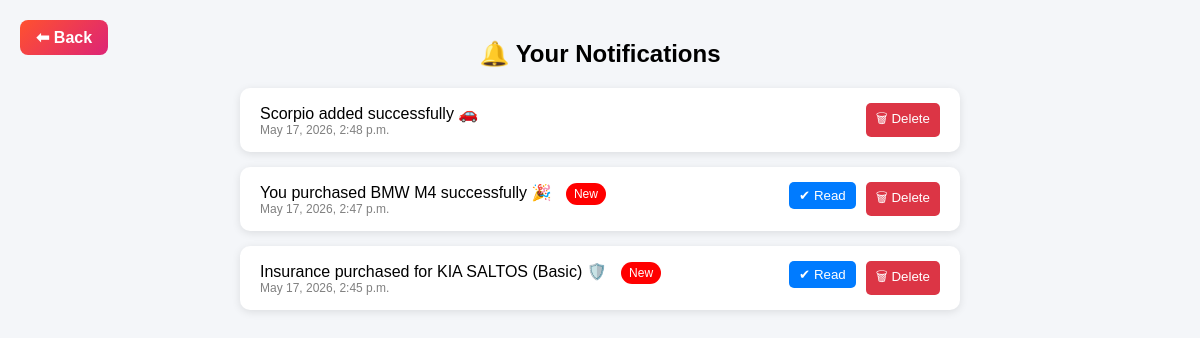
Page /core/notifications/ (signed in) on the earlier database version.
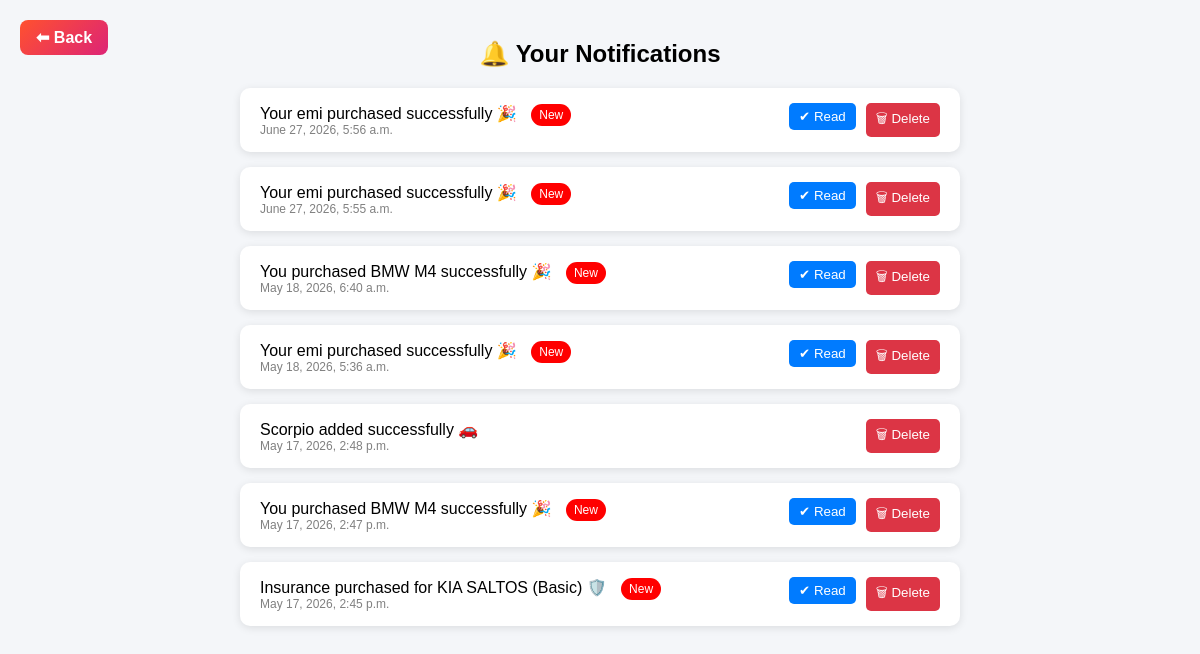
Same page on the later database version.
### core/models.py (models this page shows, shortened)
class Notification(models.Model):
    NOTIFICATION_TYPES = (
        ('info', 'Info'),
        ('warning', 'Warning'),
        ('success', 'Success'),
    )
    user = models.ForeignKey(User, on_delete=models.CASCADE, related_name='notifications')
    message = models.TextField()
    notification_type = models.CharField(max_length=10, choices=NOTIFICATION_TYPES, default='info')
    is_read = models.BooleanField(default=False)
    created_at = models.DateTimeField(auto_now_add=True)

### core/views.py (the view)
# urls.py: path('notifications/', views.get_notifications, name='notifications'),
def get_notifications(request):
    notifications = request.user.notifications.all().order_by('-created_at')
    return render(request, 'notifications.html', {'notifications': notifications})

### templates/notifications.html (shortened to what this page needs)
<!DOCTYPE html>
<html>
<head>
</head>
<body>
    <a href="{% url 'dashboard' %}" class="back-btn">⬅ Back</a>
<div class="container">
    <h2>🔔 Your Notifications</h2>
    {% if notifications %}
        {% for notification in notifications %}
            <div class="notification-card">
                <div>
                    <div class="message">
                        {{ notification.message }}
                        {% if not notification.is_read %}
                            <span class="badge">New</span>
                        {% endif %}
                    </div>
                    <div class="time">
                        {{ notification.created_at }}
                    </div>
                </div>
                <div class="btn-group">
                    {% if not notification.is_read %}
                        <a href="{% url 'mark_as_read' notification.id %}">
                            <button class="read-btn">✔ Read</button>
                        </a>
                    {% endif %}
                    <a href="{% url 'delete_notification' notification.id %}"
                       onclick="return confirm('Are you sure you want to delete this notification?')">
                        <button class="delete-btn">🗑 Delete</button>
                    </a>
                </div>
            </div>
        {% endfor %}
    {% else %}
        <p class="empty">No notifications yet 🚫</p>
    {% endif %}
</div>
</body>
</html>

### templates/notifications.html (style rules this page uses)
body { font-family: Arial, sans-serif; background: #f4f6f9; margin: 0; padding: 0; }
.container { width: 60%; margin: 40px auto; }
h2 { text-align: center; margin-bottom: 20px; }
.notification-card { background: white; padding: 15px 20px; margin-bottom: 15px; border-radius: 10px; box-shadow: 0 2px 8px rgba(0,0,0,0.1); display: flex; justify-content: space-between; align-items: center; transition: 0.3s; }
.message { font-size: 16px; }
.time { font-size: 12px; color: gray; }
.badge { background: red; color: white; padding: 4px 8px; border-radius: 20px; font-size: 12px; margin-left: 10px; }
.read-btn { background: #007bff; color: white; border: none; padding: 6px 10px; border-radius: 5px; cursor: pointer; }
.delete-btn { background: #dc3545; color: white; border: none; padding: 6px 10px; border-radius: 5px; cursor: pointer; }
.btn-group { display: flex; gap: 10px; }
.back-btn { position:absolute; top:20px; left:20px; background:linear-gradient(135deg,#ff512f,#dd2476); color:white; padding:8px 16px; border-radius:8px; text-decoration:none; font-weight:bold; transition:0.3s; }

Differences in the rows shown:
added Notification: message "Your emi purchased successfully 🎉", is_read "New", created_at "June 27, 2026, 5:56 a.m."
added Notification: message "Your emi purchased successfully 🎉", is_read "New", created_at "June 27, 2026, 5:55 a.m."
added Notification: message "You purchased BMW M4 successfully 🎉", is_read "New", created_at "May 18, 2026, 6:40 a.m."
added Notification: message "Your emi purchased successfully 🎉", is_read "New", created_at "May 18, 2026, 5:36 a.m."
